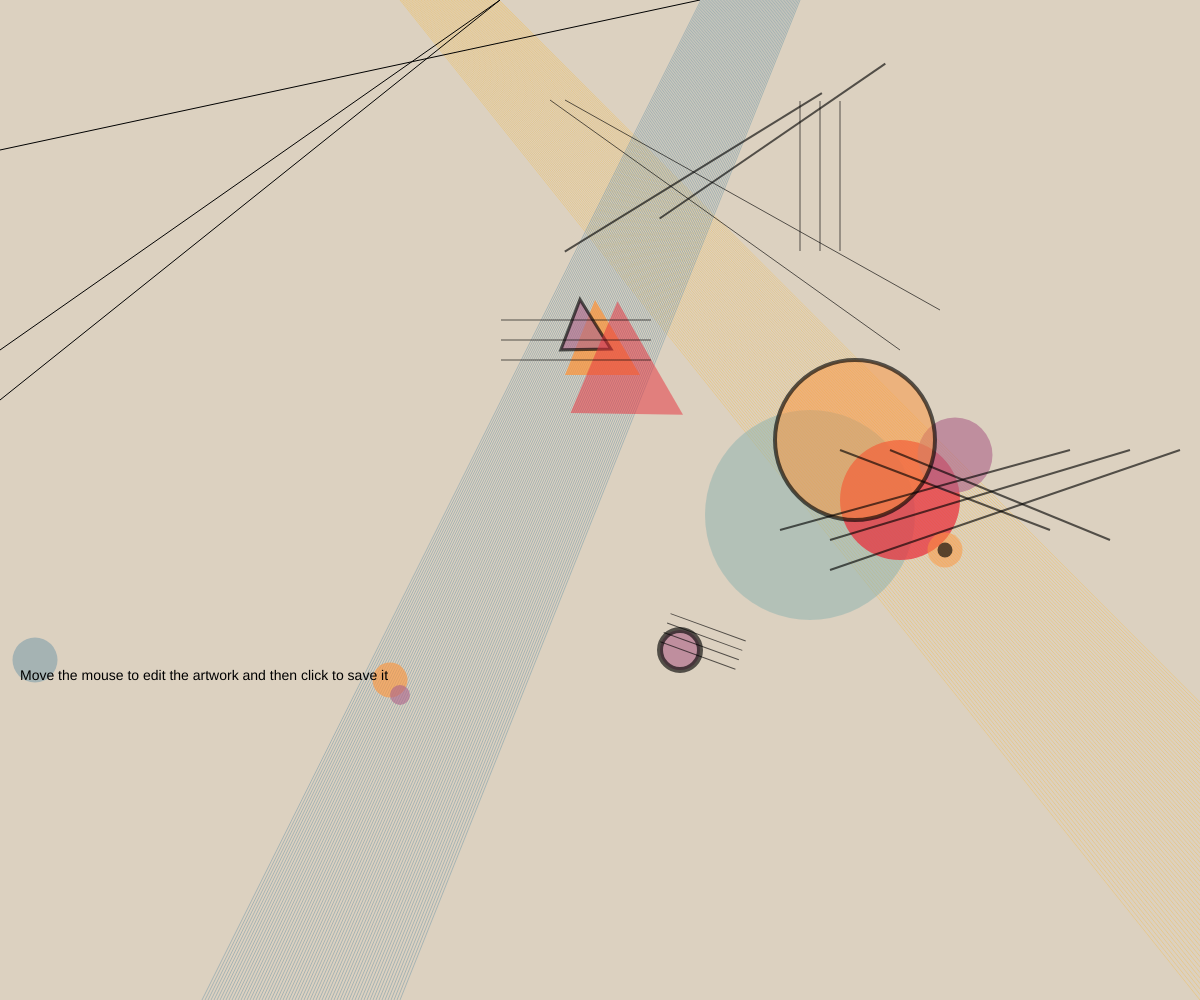
Frame 1 (no input)
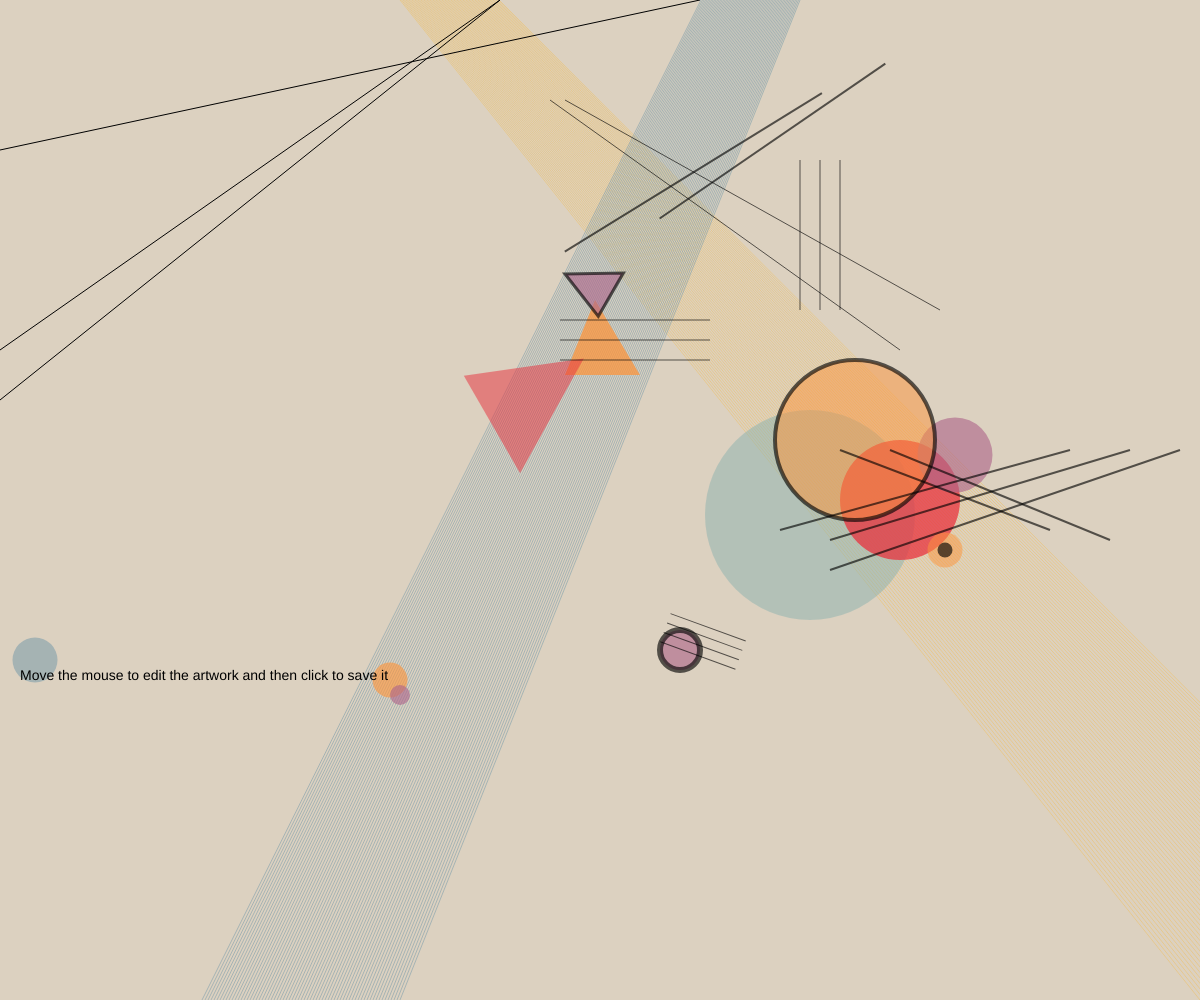
Frame 60 (no input)
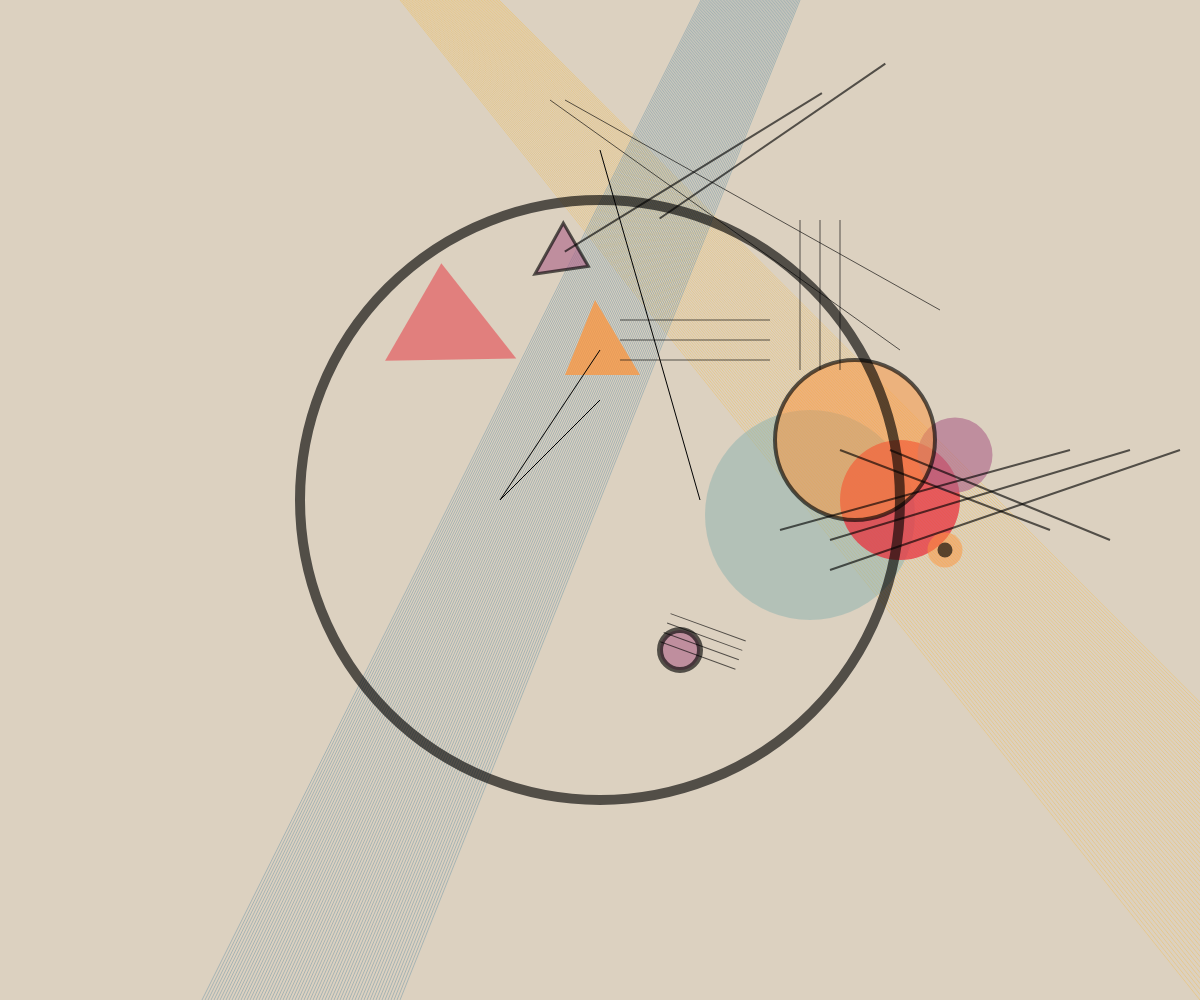
Frame 120 (the mouse pressed at the canvas centre since frame 60)

The p5.js sketch that drew these frames (run headless with seeded random() and noise() and a simulated clock; from frame 60 on, the mouse is pressed at the canvas centre):

// p5.js sketch
// ── sketch.js
function preload() {
}

function setup() {
  //I want the Canvas big as my screen
  createCanvas(windowWidth, windowHeight);
  //Set angleMode and strokeCap in the setup() because they are not going to change in the sketch
  angleMode(DEGREES); 
  strokeCap(SQUARE);
}

function draw() {
  background(220, 209, 192);

//The first things that I draw are the two line bundles generated with the "for" cicle
push();//I use the push() function and the pop() function to isolate each block of code in order to create inter-independent transformations
stroke(236, 195, 113, 160);//set stroke color of each line, the fourth parameter is the alpha value and set the transparency of the color
strokeWeight(1);//Set stroke weight of each line
for(let a = 400; a < 500; a += 1.5){ //I want to draw a line each 1.5 pixels, the line starts when x = 400 and the cycle will stop when x gets close to x = 500
    line(a, 0, a * 3, windowHeight);
}
//This is the code for the second line bundle, it is generated with the "for" cycle like the previous one
stroke(133, 161, 172, 160);
strokeWeight(1);
for(let b = 400; b < 500; b += 1.5){
  line(windowWidth - b, 0, windowWidth - (b * 2), windowHeight);
}
pop();

//This is the code to draw the circles that are on the canvas. For each circle I set the stroke color, stroke weight and the fill (not all of the have the stroke, in that case I just use the function noStroke())
push();
noStroke();
fill(142, 178, 174, 130);
circle(810, windowHeight / 2 + 15, 210, 210);//The first two parameters of the circle correspond to the position on the center of the circle, while the other two parameters correspond to the width and the height of the circle
noStroke();
fill(232, 50, 62, 190);
circle(900, windowHeight / 2, 120, 120);
noStroke();
fill(174, 102, 139, 160);
circle(955, windowHeight / 2 - 45, 75, 75);
stroke(0, 0, 0, 160);
noStroke();
fill(253, 150, 61, 130);
circle(945, windowHeight / 2 + 50, 35, 35);
noStroke();
fill(0, 0, 0, 160);
circle(945, windowHeight / 2 + 50, 15, 15);
stroke(0, 0, 0, 160);
strokeWeight(4);
fill(253, 150, 61, 130);
circle(855, windowHeight / 2 - 60, 160, 160);
strokeWeight(6);
stroke(0, 0, 0, 160);
fill(174, 102, 139, 160);
circle(680, windowHeight / 2 + 150, 40, 40);
pop();

//This is the code to draw the four static lines close to the purple circle that has the black stroke. I set the coordinates of their start and end points so that the lines were parallel
push();
strokeWeight(1);
stroke(0, 0, 0, 160);
translate(650, windowHeight / 2 + 170);//Translation applied to all lines, translation from the starting point of each line
rotate(-70);//Counterclockwise rotation because there is the minus sign
line(30, 0, 30, 80);
line(40, 0, 40, 80);
line(50, 0, 50, 80);
line(60, 0, 60, 80);
pop();

//Translation and draw the orange triangle
push();
noStroke();
fill(253, 150, 61, 190);
translate(550, 300);
triangle(45, 0, 90, 75, 15, 75);
pop();

//Translation, scaling, rotation and draw the purple triangle
push();
fill(174, 102, 139, 160);
stroke(0, 0, 0, 160);
strokeWeight(4 + 2 / 3);
translate(550, 300);
scale(2 / 3);
rotate(-frameCount);//The speed of the rotation depends on the FrameCount and the rotation is counterclockwise because there is the minus sign
triangle(45, 0, 90, 75, 15, 75);
pop();

//Translation, scaling, rotation and draw the red triangle
push();
noStroke();
fill(232, 50, 62, 130);
translate(550, 300);
scale(1.5);
rotate(frameCount);//The movement depends on the frameCount and the rotation this time is clockwise 
triangle(45, 0, 90, 75, 15, 75);
pop();

//Draw the three lines that are moving along the x-axis 
push();
stroke(0, 0, 0, 160);
strokeWeight(1);
line(frameCount + 500, 320, frameCount  + 650, 320);//Is the framecount that enables the movement
line(frameCount + 500, 340, frameCount  + 650, 340);
line(frameCount + 500, 360, frameCount  + 650, 360);
pop();

//Draw the three lines that are moving along the y-axis 
push();
stroke(0, 0, 0, 160);
strokeWeight(1);
line(800, frameCount + 100, 800, frameCount + 250);//The movement depends on the frameCount
line(820, frameCount + 100, 820, frameCount + 250);
line(840, frameCount + 100, 840, frameCount + 250);
pop();

//Draw the circle with the black stroke whose width and height depend on the movement of the mouse 
push();
stroke(0, 0, 0, 160);
strokeWeight(10);
noFill();
circle(windowWidth / 2, windowHeight / 2, mouseX, mouseY);//MouseX and mouseY say that the diameter depends on the movement of the mouse
pop();

//Translation, rotation and then draw two lines (the transformation that is written last is the one that occurs last)
push();
stroke(0, 0, 0, 160);
strokeWeight(2);
translate(550, 220);
rotate(-25);
line(300, 0, 0, 35);
line(370, 0, 100, 45);
pop();

//Translation and then draw five lines 
push();
stroke(0, 0, 0, 160);
strokeWeight(2);
translate(770, 450);
line(70, 0, 280, 80);
line(120, 0, 340, 90);
line(360, 0, 60, 90);
line(300, 0, 10, 80);
line(410, 0, 60, 120);
pop();

//Translation and then draw two lines 
push();
stroke(0, 0, 0, 160);
strokeWeight(1);
translate(500, 100);
line(50, 0, 400, 250);
line(65, 0, 440, 210);
pop();

//Draw three lines that are dynamics: some coordinates of these lines depend on mouse movement
push();
strokeWeight(1);
line(500, mouseY, mouseX, 350);
line(mouseX, windowHeight / 2 - 100, 500, mouseY);
line(700, mouseY, mouseX, 150);
pop();

//Translation before drawing each circle (three circle in total) and before writing the text. Either the circles and the text disappear when the mouse is clicked thanks to the "if" statement 
//First circle
push();
translate(0, 640);
if(mouseIsPressed){ //With this "if" statement I'm saying that if I click with the mouse the circle won't have a fill, but if I don't click with the mouse th circle will have a fill
  noFill();
}else{
  fill(133, 161, 172, 160);
}
noStroke();
circle(35, 20, 45, 45);
pop();

//Second circle
push();
translate(0, 640);
if(mouseIsPressed){
  noFill();
}else{
  fill(253, 150, 61, 160);
}
noStroke();
circle(390, 40, 35, 35);
pop();

//Third circle
push();
translate(0, 640);
if(mouseIsPressed){
  noFill();
}else{
  fill(174, 102, 139, 160);
}
noStroke();
circle(400, 55, 20, 20);
pop();

//Text
push();
translate(0, 640);
if(mouseIsPressed){
  noFill();
}else{
  fill(0, 0, 0);
}
textSize(14);//Set the text size
text("Move the mouse to edit the artwork and then click to save it", 20, 40);
pop();

}

//I want all the movements to stop when I click with the mouse and that each element become a static element. Do do it I need to use the mousePressed() funcion
function mousePressed(){
  noLoop();//noLoop() means that all the elements that were moving, now they are not moving anymore
}
